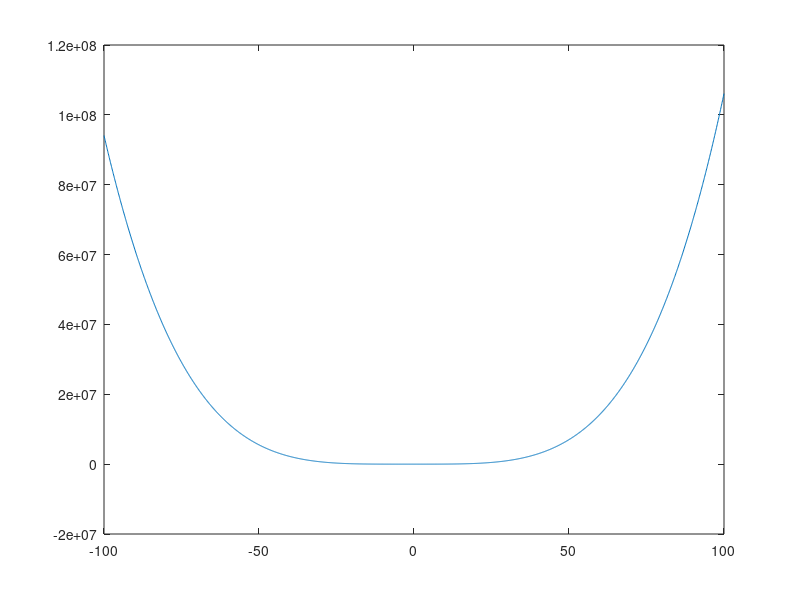

Reproduce this figure in MATLAB.
% Octave Script
% Title         :Grafica 8
% Author        :Jennifer Almaraz Suarez
% Description   :Script para graficar una funcion
% Date          :20211026
% Version       :1
% Usage         :octave>cd /path/
%               :octave>Graf8
%               :Requiere aplicacion de octave, usar su linea de comandos

clear
% Dominio de la funcion
x=-100:0.1:100;
% Rango de la funcion
fx=((x.^4)+(6*(x.^3))+(9*(x.^2))-1) 
% Funcion a plotear 
plot (x, fx) 
